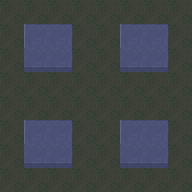

A 2D game scene composited from a Tiled map and its tileset images. What follows is a short description and the map's XML, with each tile layer's data collapsed to a summary:
An orthogonal 8x8 tile map with 24x24 px tiles, 1 tile layer (Layer).

<map version="1.2" tiledversion="1.3.4" orientation="orthogonal" renderorder="right-down" width="8" height="8" tilewidth="24" tileheight="24" infinite="0" nextlayerid="3" nextobjectid="1">
 <tileset firstgid="1" name="TileSet" tilewidth="24" tileheight="24" tilecount="72" columns="8">
  <properties>
   <property name="Image" value="[Default TileSet]" />
  </properties>
  <image source="TileSet.png" trans="ff00ff" width="192" height="217" />
  <tile id="0">
   <properties>
    <property name="C" value="" />
   </properties>
  </tile>
  <tile id="1">
   <properties>
    <property name="C" value="" />
   </properties>
  </tile>
  <tile id="2">
   <properties>
    <property name="C" value="" />
   </properties>
  </tile>
  <tile id="8">
   <properties>
    <property name="C" value="" />
   </properties>
  </tile>
  <tile id="9">
   <properties>
    <property name="C" value="" />
   </properties>
  </tile>
  <tile id="10">
   <properties>
    <property name="C" value="" />
   </properties>
  </tile>
  <tile id="11">
   <properties>
    <property name="C" value="" />
   </properties>
  </tile>
  <tile id="12">
   <properties>
    <property name="C" value="" />
   </properties>
  </tile>
  <tile id="13">
   <properties>
    <property name="C" value="" />
   </properties>
  </tile>
  <tile id="16">
   <properties>
    <property name="C" value="" />
   </properties>
  </tile>
  <tile id="17">
   <properties>
    <property name="C" value="" />
   </properties>
  </tile>
  <tile id="18">
   <properties>
    <property name="C" value="" />
   </properties>
  </tile>
  <tile id="19">
   <properties>
    <property name="C" value="" />
   </properties>
  </tile>
  <tile id="20">
   <properties>
    <property name="C" value="" />
   </properties>
  </tile>
  <tile id="21">
   <properties>
    <property name="C" value="" />
   </properties>
  </tile>
  <tile id="38">
   <properties>
    <property name="C" value="" />
   </properties>
  </tile>
  <tile id="39">
   <properties>
    <property name="C" value="" />
   </properties>
  </tile>
  <tile id="44">
   <properties>
    <property name="C" value="" />
   </properties>
  </tile>
 </tileset>
 <layer id="1" name="Layer" width="8" height="8">
  <data>[64 cells, 64 non-empty, 4 distinct tile ids]</data>
 </layer>
</map>
